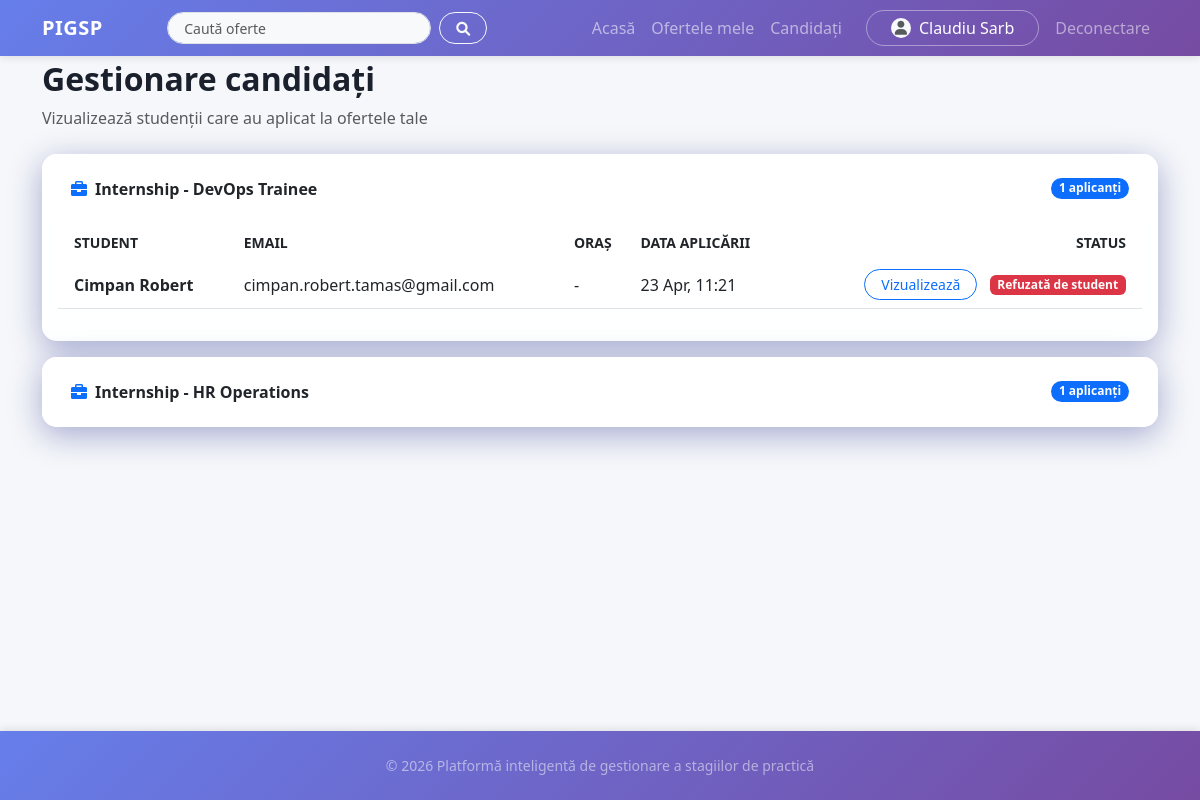
Page /company/candidates/ (signed in) on the committed database.
### accounts/models.py (models this page shows, shortened)
class User(AbstractUser):
    username_validator = UnicodeUsernameValidator()
    ROLE_CHOICES = [
        ("student", "Student"),
        ("company", "Companie"),
    ]
    username = models.CharField(
        "username",
        max_length=30,
        unique=True,
        help_text="30 de caractere sau mai puțin. Doar litere, cifre și @/./+/-/_ .",
        validators=[username_validator],
        error_messages={
            "unique": "Un utilizator cu acest nume există deja.",
        },
    )
    role = models.CharField(max_length=20, choices=ROLE_CHOICES, default="student")
    phone_number = models.CharField(max_length=15, blank=False, null=True, default=None)
    birth_date = models.DateField(null=True, blank=True)
    profile_picture = models.ImageField(
        upload_to="profile_pictures/", null=True, blank=True
    )
    class Meta:
        db_table = "auth_user"
        verbose_name = "Utilizator"
        verbose_name_plural = "Utilizatori"
    def is_student(self):
        return self.role == "student"
    def is_company(self):
        return self.role == "company"

class StudentCV(models.Model):
    user = models.OneToOneField(
        User, on_delete=models.CASCADE, related_name="student_cv"
    )
    phone = models.CharField(max_length=15)
    email = models.EmailField()
    linkedin = models.URLField(blank=True)
    city = models.CharField(max_length=100, blank=True)
    resume = models.TextField(max_length=500)
    pdf_file = models.FileField(upload_to="cv/", null=True, blank=True)
    created_at = models.DateTimeField(auto_now_add=True)
    updated_at = models.DateTimeField(auto_now=True)
    class Meta:
        verbose_name = "CV Student"
        verbose_name_plural = "CV Studenți"

### main/models.py (models this page shows, shortened)
class InternshipOffer(models.Model):
    company = models.ForeignKey(
        User,
        on_delete=models.CASCADE,
        limit_choices_to={"role": "company"},
        related_name="internship_offers",
    )
    title = models.CharField(max_length=255)
    description = models.TextField()
    requirements = models.TextField(blank=True)
    location = models.CharField(max_length=255, blank=True)
    duration_weeks = models.IntegerField(default=12)
    start_date = models.DateField(null=True, blank=True)
    is_active = models.BooleanField(default=True)
    created_at = models.DateTimeField(auto_now_add=True)
    updated_at = models.DateTimeField(auto_now=True)
    class Meta:
        ordering = ["-created_at"]
        verbose_name = "Ofertă de stagiu"
        verbose_name_plural = "Oferte de stagiu"

class Application(models.Model):
    STATUS_CHOICES = [
        ("pending", "În așteptare"),
        ("hr_accepted", "Acceptat - așteaptă confirmarea studentului"),
        ("rejected", "Respins"),
        ("student_declined", "Refuzată de student"),
        ("student_confirmed", "Confirmată de student"),
        ("withdrawn", "Retrasă automat"),
    ]
    student = models.ForeignKey(
        User,
        on_delete=models.CASCADE,
        limit_choices_to={"role": "student"},
        related_name="applications",
    )
    offer = models.ForeignKey(
        InternshipOffer, on_delete=models.CASCADE, related_name="applications"
    )
    status = models.CharField(max_length=20, choices=STATUS_CHOICES, default="pending")
    applied_at = models.DateTimeField(auto_now_add=True)
    updated_at = models.DateTimeField(auto_now=True)
    class Meta:
        unique_together = ("student", "offer")
        ordering = ["-applied_at"]
        verbose_name = "Aplicație"
        verbose_name_plural = "Aplicații"

### main/views.py (the view)
@login_required
@user_passes_test(is_company)
def company_candidates(request):
    my_offers = InternshipOffer.objects.filter(company=request.user)
    offers_with_candidates = []
    for offer in my_offers:
        apps = Application.objects.filter(offer=offer).select_related(
            "student__student_profile", "student__student_cv"
        )
        if apps.exists():
            offers_with_candidates.append({"offer": offer, "applications": apps})
    return render(
        request, "main/company_candidates.html", {"offer_data": offers_with_candidates}
    )

### main/views.py (called while the page is built)
def is_company(user):
    return user.is_authenticated and user.role == "company"

### templates/main/company_candidates.html (shortened to what this page needs)
{% extends 'base.html' %}
{% block content %}
<div class="mb-4">
    <h2 class="fw-bold">Gestionare candidați</h2>
    <p class="text-muted">Vizualizează studenții care au aplicat la ofertele tale</p>
</div>
{% if offer_data %}
    <div class="accordion custom-accordion" id="candidatesAccordion">
        {% for item in offer_data %}
        <div class="card border-0 mb-3 overflow-hidden">
            <div class="card-header bg-white border-0 py-3" id="heading{{ forloop.counter }}">
                <h2 class="mb-0">
                    <button class="btn btn-link text-decoration-none w-100 d-flex justify-content-between align-items-center text-dark fw-bold"
                            type="button" data-bs-toggle="collapse" data-bs-target="#collapse{{ forloop.counter }}">
                        <span>
                            <i class="fas fa-briefcase text-primary me-2"></i>{{ item.offer.title }}
                        </span>
                        <span class="badge bg-primary rounded-pill">{{ item.applications.count }} aplicanți</span>
                    </button>
                </h2>
            </div>
            <div id="collapse{{ forloop.counter }}" class="accordion-collapse collapse {% if forloop.first %}show{% endif %}"
                 data-bs-parent="#candidatesAccordion">
                <div class="card-body pt-0">
                    <div class="table-responsive">
                        <table class="table table-hover align-middle">
                            <thead class="bg-light text-muted small text-uppercase">
                                <tr>
                                    <th class="border-0 ps-3">Student</th>
                                    <th class="border-0">Email</th>
                                    <th class="border-0">Oraș</th>
                                    <th class="border-0">Data aplicării</th>
                                    <th class="border-0 text-end pe-3">Status</th>
                                </tr>
                            </thead>
                            <tbody>
                                {% for app in item.applications %}
                                <tr>
                                    <td class="ps-3 fw-bold">{{ app.student.get_full_name }}</td>
                                    <td>
                                        {% if app.student.student_cv %}
                                            {{ app.student.student_cv.email|default:"-" }}
                                        {% else %}
                                            -
                                        {% endif %}
                                    </td>
                                    <td>
                                        {% if app.student.student_cv %}
                                            {{ app.student.student_cv.city|default:"-" }}
                                        {% else %}
                                            -
                                        {% endif %}
                                    </td>
                                    <td>{{ app.applied_at|date:"d M, H:i" }}</td>
                                    <td class="text-end pe-3">
                                        <a href="{% url 'view_candidate_application' app.id %}" class="btn btn-sm btn-outline-primary rounded-pill px-3 me-2">
                                            Vizualizează
                                        </a>
                                        <span class="badge {% if app.status == 'student_confirmed' %}bg-success{% elif app.status == 'hr_accepted' %}bg-warning text-dark{% elif app.status == 'pending' %}bg-secondary{% elif app.status == 'withdrawn' %}bg-dark{% else %}bg-danger{% endif %}">
                                            {{ app.get_status_display }}
                                        </span>
                                    </td>
                                </tr>
                                {% endfor %}
                            </tbody>
                        </table>
                    </div>
                </div>
            </div>
        </div>
        {% endfor %}
    </div>
{% else %}
    <div class="empty-state-centered">
        <p>Nu există candidați noi pentru ofertele tale active.</p>
    </div>
{% endif %}
{% endblock %}

### templates/base.html (shortened to what this page needs)
{% load static %}
<!DOCTYPE html>
<html lang="ro">
<head>
    <link href="https://cdn.jsdelivr.net/npm/bootstrap@5.3.0/dist/css/bootstrap.min.css" rel="stylesheet">
    <link rel="stylesheet" href="https://cdnjs.cloudflare.com/ajax/libs/font-awesome/6.0.0/css/all.min.css">
    <link rel="stylesheet" href="{% static 'css/style.css' %}">
</head>
<body>
    <nav class="navbar navbar-expand-lg navbar-dark bg-transparent mb-4">
        <div class="container">
            <a class="navbar-brand fw-bold" href="{% url 'home' %}">
                PIGSP
            </a>
            <div class="collapse navbar-collapse" id="navbarNav">
                <form class="d-flex align-items-center mx-lg-auto my-2 my-lg-0 w-100" method="get" action="{% url 'home' %}" role="search" style="max-width: 320px;">
                    <input class="form-control form-control-sm rounded-pill me-2" type="text" name="q" value="{{ q|default:'' }}" placeholder="Caută oferte" aria-label="Caută oferte" style="height: 32px;">
                    <button class="btn btn-outline-light btn-sm rounded-pill px-3" type="submit" aria-label="Caută" style="height: 32px;">
                        <i class="fas fa-search"></i>
                    </button>
                </form>
                <ul class="navbar-nav ms-auto">
                    <li class="nav-item"><a class="nav-link" href="{% url 'home' %}">Acasă</a></li>
                    {% if user.is_authenticated %}
                        {% if user.is_student %}
                            <li class="nav-item"><a class="nav-link" href="{% url 'smart_match' %}">Analiză AI</a></li>
                            <li class="nav-item"><a class="nav-link" href="{% url 'my_applications' %}">Aplicații</a></li>
                            <li class="nav-item"><a class="nav-link" href="{% url 'my_internship' %}">Stagiu practică</a></li>
                            <li class="nav-item"><a class="nav-link" href="{% url 'view_cv' %}">CV</a></li>
                        {% elif user.is_company %}
                            <li class="nav-item"><a class="nav-link" href="{% url 'company_my_offers' %}">Ofertele mele</a></li>
                            <li class="nav-item"><a class="nav-link" href="{% url 'company_candidates' %}">Candidați</a></li>
                        {% endif %}
                        <li class="nav-item ms-lg-3">
                            <a class="nav-link btn btn-white-outline px-4 d-flex align-items-center gap-2" href="{% url 'profile' %}">
                                {% if user.profile_picture %}
                                    <img src="{{ user.profile_picture.url }}" alt="Profil" class="rounded-circle" style="width: 20px; height: 20px; object-fit: cover;">
                                {% else %}
                                    <div class="rounded-circle bg-light d-flex align-items-center justify-content-center" style="width: 20px; height: 20px;">
                                        <i class="fas fa-user text-muted" style="font-size: 14px;"></i>
                                    </div>
                                {% endif %}
                                {{ user.get_full_name|default:user.username }}
                            </a>
                        </li>
                        <li class="nav-item">
                            <form action="{% url 'logout' %}" method="post" class="d-inline">
                                <button type="submit"
                                    class="nav-link btn btn-link border-0 text-white-50 ms-2">Deconectare</button>
                            </form>
                        </li>
                    {% else %}
                        <li class="nav-item"><a class="nav-link" href="{% url 'login' %}">Autentificare</a></li>
                        <li class="nav-item ms-2">
                            <a class="btn btn-light rounded-pill px-4 fw-bold text-primary"
                                href="{% url 'register' %}">Înregistrare</a>
                        </li>
                    {% endif %}
                </ul>
            </div>
        </div>
    </nav>
    <div class="container main-container">
        {% block content %}{% endblock %}
    </div>
    <footer class="text-center text-white-50 mt-5 py-4">
        <p class="mb-0 small">&copy; 2026 Platformă inteligentă de gestionare a stagiilor de practică</p>
    </footer>
</body>
</html>

### static/css/style.css (style rules this page uses)
body { background: #f5f7fa; min-height: 100vh; font-family: 'Segoe UI', Tahoma, Geneva, Verdana, sans-serif; color: #2c3e50; display: flex; flex-direction: column; padding-top: 60px; padding-bottom: 80px; }
h1, h2, h3, h4, h5, h6 { color: #1a202c; }
.main-container h2 { color: #1a202c; font-weight: 700; }
.main-container { flex: 1 0 auto; }
footer { flex-shrink: 0; background: linear-gradient(135deg, #667eea 0%, #764ba2 100%); color: white; position: fixed; bottom: 0; left: 0; right: 0; box-shadow: 0 -2px 8px rgba(0,0,0,0.1); }
.navbar { background: linear-gradient(135deg, #667eea 0%, #764ba2 100%) !important; position: fixed; top: 0; left: 0; right: 0; z-index: 1030; box-shadow: 0 2px 8px rgba(0,0,0,0.1); }
.card { background: rgba(255, 255, 255, 0.95); border: none; border-radius: 15px; box-shadow: 0 8px 32px 0 rgba(31, 38, 135, 0.37); transition: transform 0.2s; }
.navbar-brand { letter-spacing: 0.5px; }
.nav-link { font-weight: 500; transition: all 0.2s; }
.btn-white-outline { border: 1px solid rgba(255,255,255,0.4); color: white; border-radius: 50px; padding: 5px 25px; position: relative; top: 2px; }
.form-control, .form-select { border-radius: 10px; background-color: #f8f9fa; border: 1px solid #dee2e6; padding: 0.75rem 1rem; }
a { text-decoration: none; }

### rows in the picture
InternshipOffer: offer "Internship - DevOps Trainee", applications.count "1"
Application: student.get_full_name "Cimpan Robert", student.student_cv.email "cimpan.robert.tamas@gmail.com", student.student_cv.city "-", applied_at "23 Apr, 11:21", status "Refuzată de student"
InternshipOffer: offer "Internship - HR Operations", applications.count "1"

### other values in the picture
{{ user.get_full_name|default:user.username }} "Claudiu Sarb"
